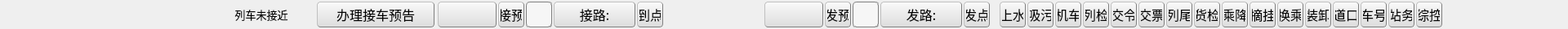
<?xml version="1.0" encoding="UTF-8"?>
<ui version="4.0">
 <class>TrackLabel</class>
 <widget class="QWidget" name="TrackLabel">
  <property name="geometry">
   <rect>
    <x>0</x>
    <y>0</y>
    <width>1920</width>
    <height>36</height>
   </rect>
  </property>
  <property name="minimumSize">
   <size>
    <width>800</width>
    <height>36</height>
   </size>
  </property>
  <property name="maximumSize">
   <size>
    <width>16777215</width>
    <height>36</height>
   </size>
  </property>
  <property name="font">
   <font>
    <family>微软雅黑</family>
    <pointsize>12</pointsize>
   </font>
  </property>
  <property name="windowTitle">
   <string>Form</string>
  </property>
  <property name="styleSheet">
   <string notr="true"/>
  </property>
  <layout class="QHBoxLayout" name="horizontalLayout">
   <property name="spacing">
    <number>0</number>
   </property>
   <property name="leftMargin">
    <number>0</number>
   </property>
   <property name="topMargin">
    <number>0</number>
   </property>
   <property name="rightMargin">
    <number>0</number>
   </property>
   <property name="bottomMargin">
    <number>0</number>
   </property>
   <item>
    <widget class="QWidget" name="bkWidget" native="true">
     <property name="minimumSize">
      <size>
       <width>300</width>
       <height>0</height>
      </size>
     </property>
     <property name="layoutDirection">
      <enum>Qt::LeftToRight</enum>
     </property>
     <property name="styleSheet">
      <string notr="true">QPushButton{
    background-color: rgb(240, 240, 240);
    border:1px groove gray;
    border-radius:4px;
    padding:1px 2px;
    border-style:outset;
}
QPushButton:hover{
    background-color: rgb(229, 241, 251);
    color:black
}
QPushButton:pressed{
    background-color: rgb(204, 228, 247);
    border-style:inset;
}
QPushButton{
    background-color: qlineargradient(spread:pad, x1:0, y1:1, x2:0, y2:0, stop:0 rgba(220, 220, 220, 255), stop:1 rgba(250, 250, 250, 255));
}

QPushButton::menu-indicator
{
    subcontrol-origin:padding;
    subcontrol-position:right;
	color:black;
}

QLabel{
	background-color: rgba(255, 255, 255, 0);
}</string>
     </property>
     <layout class="QHBoxLayout" name="horizontalLayout_4">
      <property name="spacing">
       <number>4</number>
      </property>
      <property name="leftMargin">
       <number>4</number>
      </property>
      <property name="topMargin">
       <number>0</number>
      </property>
      <property name="rightMargin">
       <number>4</number>
      </property>
      <property name="bottomMargin">
       <number>0</number>
      </property>
      <item>
       <widget class="QLabel" name="labelL">
        <property name="minimumSize">
         <size>
          <width>36</width>
          <height>36</height>
         </size>
        </property>
        <property name="maximumSize">
         <size>
          <width>36</width>
          <height>36</height>
         </size>
        </property>
        <property name="text">
         <string/>
        </property>
        <property name="alignment">
         <set>Qt::AlignCenter</set>
        </property>
       </widget>
      </item>
      <item>
       <widget class="QLabel" name="imgLabel">
        <property name="minimumSize">
         <size>
          <width>32</width>
          <height>32</height>
         </size>
        </property>
        <property name="maximumSize">
         <size>
          <width>32</width>
          <height>32</height>
         </size>
        </property>
        <property name="text">
         <string/>
        </property>
       </widget>
      </item>
      <item>
       <widget class="QLabel" name="trainNumLabelL">
        <property name="minimumSize">
         <size>
          <width>72</width>
          <height>32</height>
         </size>
        </property>
        <property name="maximumSize">
         <size>
          <width>96</width>
          <height>32</height>
         </size>
        </property>
        <property name="font">
         <font>
          <family>微软雅黑</family>
          <pointsize>10</pointsize>
          <weight>75</weight>
          <bold>true</bold>
         </font>
        </property>
        <property name="text">
         <string/>
        </property>
        <property name="alignment">
         <set>Qt::AlignLeading|Qt::AlignLeft|Qt::AlignVCenter</set>
        </property>
       </widget>
      </item>
      <item>
       <widget class="QWidget" name="trainTypeLabel" native="true">
        <property name="minimumSize">
         <size>
          <width>96</width>
          <height>32</height>
         </size>
        </property>
        <property name="maximumSize">
         <size>
          <width>96</width>
          <height>32</height>
         </size>
        </property>
        <property name="styleSheet">
         <string notr="true">background-color: rgba(250, 250, 250, 0);</string>
        </property>
        <layout class="QHBoxLayout" name="horizontalLayout_2">
         <property name="spacing">
          <number>2</number>
         </property>
         <property name="leftMargin">
          <number>0</number>
         </property>
         <property name="topMargin">
          <number>0</number>
         </property>
         <property name="rightMargin">
          <number>0</number>
         </property>
         <property name="bottomMargin">
          <number>0</number>
         </property>
         <item>
          <spacer name="horizontalSpacer_7">
           <property name="orientation">
            <enum>Qt::Horizontal</enum>
           </property>
           <property name="sizeHint" stdset="0">
            <size>
             <width>40</width>
             <height>20</height>
            </size>
           </property>
          </spacer>
         </item>
        </layout>
       </widget>
      </item>
      <item>
       <widget class="QLabel" name="trainPosistatusLabel">
        <property name="minimumSize">
         <size>
          <width>128</width>
          <height>32</height>
         </size>
        </property>
        <property name="maximumSize">
         <size>
          <width>128</width>
          <height>32</height>
         </size>
        </property>
        <property name="font">
         <font>
          <family>微软雅黑</family>
          <pointsize>10</pointsize>
         </font>
        </property>
        <property name="text">
         <string>列车未接近</string>
        </property>
        <property name="alignment">
         <set>Qt::AlignCenter</set>
        </property>
       </widget>
      </item>
      <item>
       <widget class="QPushButton" name="trainProcBtn">
        <property name="minimumSize">
         <size>
          <width>144</width>
          <height>32</height>
         </size>
        </property>
        <property name="maximumSize">
         <size>
          <width>144</width>
          <height>32</height>
         </size>
        </property>
        <property name="styleSheet">
         <string notr="true"/>
        </property>
        <property name="text">
         <string>办理接车预告</string>
        </property>
        <property name="iconSize">
         <size>
          <width>20</width>
          <height>20</height>
         </size>
        </property>
       </widget>
      </item>
      <item>
       <widget class="QWidget" name="JCLabelWidget" native="true">
        <property name="minimumSize">
         <size>
          <width>276</width>
          <height>36</height>
         </size>
        </property>
        <property name="maximumSize">
         <size>
          <width>276</width>
          <height>36</height>
         </size>
        </property>
        <property name="styleSheet">
         <string notr="true">QWidget#JCLabelWidget{
	background-color: rgba(255, 255, 255, 0);
}</string>
        </property>
        <layout class="QHBoxLayout" name="JCLayout">
         <property name="spacing">
          <number>2</number>
         </property>
         <property name="leftMargin">
          <number>0</number>
         </property>
         <property name="topMargin">
          <number>0</number>
         </property>
         <property name="rightMargin">
          <number>0</number>
         </property>
         <property name="bottomMargin">
          <number>0</number>
         </property>
         <item>
          <widget class="QPushButton" name="JCTrackBtn">
           <property name="minimumSize">
            <size>
             <width>72</width>
             <height>32</height>
            </size>
           </property>
           <property name="maximumSize">
            <size>
             <width>72</width>
             <height>32</height>
            </size>
           </property>
           <property name="font">
            <font>
             <family>微软雅黑</family>
             <pointsize>10</pointsize>
             <weight>75</weight>
             <bold>true</bold>
            </font>
           </property>
           <property name="text">
            <string/>
           </property>
          </widget>
         </item>
         <item>
          <widget class="QPushButton" name="JCPreviewBtn">
           <property name="minimumSize">
            <size>
             <width>32</width>
             <height>32</height>
            </size>
           </property>
           <property name="maximumSize">
            <size>
             <width>32</width>
             <height>32</height>
            </size>
           </property>
           <property name="text">
            <string>接预</string>
           </property>
          </widget>
         </item>
         <item>
          <spacer name="horizontalSpacer_2">
           <property name="orientation">
            <enum>Qt::Horizontal</enum>
           </property>
           <property name="sizeType">
            <enum>QSizePolicy::Expanding</enum>
           </property>
           <property name="sizeHint" stdset="0">
            <size>
             <width>40</width>
             <height>20</height>
            </size>
           </property>
          </spacer>
         </item>
         <item>
          <widget class="QPushButton" name="JCAutoTriggerBtn">
           <property name="minimumSize">
            <size>
             <width>32</width>
             <height>32</height>
            </size>
           </property>
           <property name="maximumSize">
            <size>
             <width>32</width>
             <height>32</height>
            </size>
           </property>
           <property name="styleSheet">
            <string notr="true">background-color: rgba(250, 250, 250, 160);
border:1px groove gray;
border-radius:4px;</string>
           </property>
           <property name="text">
            <string/>
           </property>
           <property name="iconSize">
            <size>
             <width>24</width>
             <height>24</height>
            </size>
           </property>
          </widget>
         </item>
         <item>
          <widget class="QPushButton" name="JCRouteBtn">
           <property name="minimumSize">
            <size>
             <width>100</width>
             <height>32</height>
            </size>
           </property>
           <property name="maximumSize">
            <size>
             <width>100</width>
             <height>32</height>
            </size>
           </property>
           <property name="text">
            <string>接路:</string>
           </property>
          </widget>
         </item>
         <item>
          <widget class="QPushButton" name="arriveTimeBtn">
           <property name="minimumSize">
            <size>
             <width>32</width>
             <height>32</height>
            </size>
           </property>
           <property name="maximumSize">
            <size>
             <width>32</width>
             <height>32</height>
            </size>
           </property>
           <property name="text">
            <string>到点</string>
           </property>
          </widget>
         </item>
        </layout>
       </widget>
      </item>
      <item>
       <layout class="QVBoxLayout" name="verticalLayout">
        <property name="spacing">
         <number>0</number>
        </property>
        <property name="leftMargin">
         <number>0</number>
        </property>
        <property name="rightMargin">
         <number>0</number>
        </property>
        <item>
         <widget class="QLabel" name="timeLabel">
          <property name="minimumSize">
           <size>
            <width>40</width>
            <height>16</height>
           </size>
          </property>
          <property name="maximumSize">
           <size>
            <width>40</width>
            <height>16</height>
           </size>
          </property>
          <property name="font">
           <font>
            <family>微软雅黑</family>
            <pointsize>9</pointsize>
           </font>
          </property>
          <property name="text">
           <string/>
          </property>
          <property name="alignment">
           <set>Qt::AlignCenter</set>
          </property>
         </widget>
        </item>
        <item>
         <widget class="QLabel" name="timeLabel2">
          <property name="minimumSize">
           <size>
            <width>40</width>
            <height>16</height>
           </size>
          </property>
          <property name="maximumSize">
           <size>
            <width>40</width>
            <height>16</height>
           </size>
          </property>
          <property name="font">
           <font>
            <family>微软雅黑</family>
            <pointsize>9</pointsize>
           </font>
          </property>
          <property name="text">
           <string/>
          </property>
          <property name="alignment">
           <set>Qt::AlignCenter</set>
          </property>
         </widget>
        </item>
       </layout>
      </item>
      <item>
       <widget class="QLabel" name="directionLabel">
        <property name="minimumSize">
         <size>
          <width>72</width>
          <height>32</height>
         </size>
        </property>
        <property name="maximumSize">
         <size>
          <width>120</width>
          <height>32</height>
         </size>
        </property>
        <property name="font">
         <font>
          <family>Arial</family>
          <pointsize>10</pointsize>
         </font>
        </property>
        <property name="text">
         <string/>
        </property>
        <property name="alignment">
         <set>Qt::AlignCenter</set>
        </property>
       </widget>
      </item>
      <item>
       <widget class="QWidget" name="FCLabelWidget" native="true">
        <property name="minimumSize">
         <size>
          <width>276</width>
          <height>36</height>
         </size>
        </property>
        <property name="maximumSize">
         <size>
          <width>276</width>
          <height>36</height>
         </size>
        </property>
        <property name="styleSheet">
         <string notr="true">QWidget#FCLabelWidget{
	background-color: rgba(255, 255, 255, 0);
}</string>
        </property>
        <layout class="QHBoxLayout" name="FCLayout">
         <property name="spacing">
          <number>2</number>
         </property>
         <property name="leftMargin">
          <number>0</number>
         </property>
         <property name="topMargin">
          <number>0</number>
         </property>
         <property name="rightMargin">
          <number>0</number>
         </property>
         <property name="bottomMargin">
          <number>0</number>
         </property>
         <item>
          <widget class="QPushButton" name="FCTrackBtn">
           <property name="minimumSize">
            <size>
             <width>72</width>
             <height>32</height>
            </size>
           </property>
           <property name="maximumSize">
            <size>
             <width>72</width>
             <height>32</height>
            </size>
           </property>
           <property name="font">
            <font>
             <family>微软雅黑</family>
             <pointsize>10</pointsize>
             <weight>75</weight>
             <bold>true</bold>
            </font>
           </property>
           <property name="text">
            <string/>
           </property>
          </widget>
         </item>
         <item>
          <widget class="QPushButton" name="FCPreviewBtn">
           <property name="minimumSize">
            <size>
             <width>32</width>
             <height>32</height>
            </size>
           </property>
           <property name="maximumSize">
            <size>
             <width>32</width>
             <height>32</height>
            </size>
           </property>
           <property name="text">
            <string>发预</string>
           </property>
          </widget>
         </item>
         <item>
          <spacer name="horizontalSpacer_3">
           <property name="orientation">
            <enum>Qt::Horizontal</enum>
           </property>
           <property name="sizeHint" stdset="0">
            <size>
             <width>40</width>
             <height>20</height>
            </size>
           </property>
          </spacer>
         </item>
         <item>
          <widget class="QPushButton" name="FCAutoTriggerBtn">
           <property name="minimumSize">
            <size>
             <width>32</width>
             <height>32</height>
            </size>
           </property>
           <property name="maximumSize">
            <size>
             <width>32</width>
             <height>32</height>
            </size>
           </property>
           <property name="styleSheet">
            <string notr="true">background-color: rgba(250, 250, 250, 160);
border:1px groove gray;
border-radius:4px;</string>
           </property>
           <property name="text">
            <string/>
           </property>
           <property name="iconSize">
            <size>
             <width>32</width>
             <height>32</height>
            </size>
           </property>
          </widget>
         </item>
         <item>
          <widget class="QPushButton" name="FCRouteBtn">
           <property name="minimumSize">
            <size>
             <width>100</width>
             <height>32</height>
            </size>
           </property>
           <property name="maximumSize">
            <size>
             <width>100</width>
             <height>32</height>
            </size>
           </property>
           <property name="text">
            <string>发路:</string>
           </property>
          </widget>
         </item>
         <item>
          <widget class="QPushButton" name="departTimeBtn">
           <property name="minimumSize">
            <size>
             <width>32</width>
             <height>32</height>
            </size>
           </property>
           <property name="maximumSize">
            <size>
             <width>32</width>
             <height>32</height>
            </size>
           </property>
           <property name="text">
            <string>发点</string>
           </property>
          </widget>
         </item>
        </layout>
       </widget>
      </item>
      <item>
       <spacer name="horizontalSpacer_6">
        <property name="orientation">
         <enum>Qt::Horizontal</enum>
        </property>
        <property name="sizeType">
         <enum>QSizePolicy::Minimum</enum>
        </property>
        <property name="sizeHint" stdset="0">
         <size>
          <width>8</width>
          <height>0</height>
         </size>
        </property>
       </spacer>
      </item>
      <item>
       <layout class="QHBoxLayout" name="workLayout">
        <property name="spacing">
         <number>2</number>
        </property>
        <property name="leftMargin">
         <number>0</number>
        </property>
        <property name="rightMargin">
         <number>0</number>
        </property>
        <item>
         <widget class="QPushButton" name="FunBtnSS">
          <property name="minimumSize">
           <size>
            <width>32</width>
            <height>32</height>
           </size>
          </property>
          <property name="maximumSize">
           <size>
            <width>32</width>
            <height>32</height>
           </size>
          </property>
          <property name="text">
           <string>上水</string>
          </property>
         </widget>
        </item>
        <item>
         <widget class="QPushButton" name="FunBtnXW">
          <property name="minimumSize">
           <size>
            <width>32</width>
            <height>32</height>
           </size>
          </property>
          <property name="maximumSize">
           <size>
            <width>32</width>
            <height>32</height>
           </size>
          </property>
          <property name="text">
           <string>吸污</string>
          </property>
         </widget>
        </item>
        <item>
         <widget class="QPushButton" name="FunBtnJC">
          <property name="minimumSize">
           <size>
            <width>32</width>
            <height>32</height>
           </size>
          </property>
          <property name="maximumSize">
           <size>
            <width>32</width>
            <height>32</height>
           </size>
          </property>
          <property name="text">
           <string>机车</string>
          </property>
         </widget>
        </item>
        <item>
         <widget class="QPushButton" name="FunBtnLJ">
          <property name="minimumSize">
           <size>
            <width>32</width>
            <height>32</height>
           </size>
          </property>
          <property name="maximumSize">
           <size>
            <width>32</width>
            <height>32</height>
           </size>
          </property>
          <property name="text">
           <string>列检</string>
          </property>
         </widget>
        </item>
        <item>
         <widget class="QPushButton" name="FunBtnJL">
          <property name="minimumSize">
           <size>
            <width>32</width>
            <height>32</height>
           </size>
          </property>
          <property name="maximumSize">
           <size>
            <width>32</width>
            <height>32</height>
           </size>
          </property>
          <property name="text">
           <string>交令</string>
          </property>
         </widget>
        </item>
        <item>
         <widget class="QPushButton" name="FunBtnJP">
          <property name="minimumSize">
           <size>
            <width>32</width>
            <height>32</height>
           </size>
          </property>
          <property name="maximumSize">
           <size>
            <width>32</width>
            <height>32</height>
           </size>
          </property>
          <property name="text">
           <string>交票</string>
          </property>
         </widget>
        </item>
        <item>
         <widget class="QPushButton" name="FunBtnLW">
          <property name="minimumSize">
           <size>
            <width>32</width>
            <height>32</height>
           </size>
          </property>
          <property name="maximumSize">
           <size>
            <width>32</width>
            <height>32</height>
           </size>
          </property>
          <property name="text">
           <string>列尾</string>
          </property>
         </widget>
        </item>
        <item>
         <widget class="QPushButton" name="FunBtnHJ">
          <property name="minimumSize">
           <size>
            <width>32</width>
            <height>32</height>
           </size>
          </property>
          <property name="maximumSize">
           <size>
            <width>32</width>
            <height>32</height>
           </size>
          </property>
          <property name="text">
           <string>货检</string>
          </property>
         </widget>
        </item>
        <item>
         <widget class="QPushButton" name="FunBtnCJ">
          <property name="minimumSize">
           <size>
            <width>32</width>
            <height>32</height>
           </size>
          </property>
          <property name="maximumSize">
           <size>
            <width>32</width>
            <height>32</height>
           </size>
          </property>
          <property name="text">
           <string>乘降</string>
          </property>
         </widget>
        </item>
        <item>
         <widget class="QPushButton" name="FunBtnZG">
          <property name="minimumSize">
           <size>
            <width>32</width>
            <height>32</height>
           </size>
          </property>
          <property name="maximumSize">
           <size>
            <width>32</width>
            <height>32</height>
           </size>
          </property>
          <property name="text">
           <string>摘挂</string>
          </property>
         </widget>
        </item>
        <item>
         <widget class="QPushButton" name="FunBtnHC">
          <property name="minimumSize">
           <size>
            <width>32</width>
            <height>32</height>
           </size>
          </property>
          <property name="maximumSize">
           <size>
            <width>32</width>
            <height>32</height>
           </size>
          </property>
          <property name="text">
           <string>换乘</string>
          </property>
         </widget>
        </item>
        <item>
         <widget class="QPushButton" name="FunBtnZX">
          <property name="minimumSize">
           <size>
            <width>32</width>
            <height>32</height>
           </size>
          </property>
          <property name="maximumSize">
           <size>
            <width>32</width>
            <height>32</height>
           </size>
          </property>
          <property name="text">
           <string>装卸</string>
          </property>
         </widget>
        </item>
        <item>
         <widget class="QPushButton" name="FunBtnDK">
          <property name="minimumSize">
           <size>
            <width>32</width>
            <height>32</height>
           </size>
          </property>
          <property name="maximumSize">
           <size>
            <width>32</width>
            <height>32</height>
           </size>
          </property>
          <property name="text">
           <string>道口</string>
          </property>
         </widget>
        </item>
        <item>
         <widget class="QPushButton" name="FunBtnCH">
          <property name="minimumSize">
           <size>
            <width>32</width>
            <height>32</height>
           </size>
          </property>
          <property name="maximumSize">
           <size>
            <width>32</width>
            <height>32</height>
           </size>
          </property>
          <property name="text">
           <string>车号</string>
          </property>
         </widget>
        </item>
        <item>
         <widget class="QPushButton" name="FunBtnZW">
          <property name="minimumSize">
           <size>
            <width>32</width>
            <height>32</height>
           </size>
          </property>
          <property name="maximumSize">
           <size>
            <width>32</width>
            <height>32</height>
           </size>
          </property>
          <property name="text">
           <string>站务</string>
          </property>
         </widget>
        </item>
        <item>
         <widget class="QPushButton" name="FunBtnZK">
          <property name="minimumSize">
           <size>
            <width>32</width>
            <height>32</height>
           </size>
          </property>
          <property name="maximumSize">
           <size>
            <width>32</width>
            <height>32</height>
           </size>
          </property>
          <property name="text">
           <string>综控</string>
          </property>
         </widget>
        </item>
        <item>
         <spacer name="horizontalSpacer_4">
          <property name="orientation">
           <enum>Qt::Horizontal</enum>
          </property>
          <property name="sizeHint" stdset="0">
           <size>
            <width>40</width>
            <height>20</height>
           </size>
          </property>
         </spacer>
        </item>
       </layout>
      </item>
      <item>
       <spacer name="horizontalSpacer">
        <property name="orientation">
         <enum>Qt::Horizontal</enum>
        </property>
        <property name="sizeHint" stdset="0">
         <size>
          <width>40</width>
          <height>20</height>
         </size>
        </property>
       </spacer>
      </item>
      <item>
       <widget class="QLabel" name="labelR">
        <property name="minimumSize">
         <size>
          <width>36</width>
          <height>36</height>
         </size>
        </property>
        <property name="maximumSize">
         <size>
          <width>36</width>
          <height>36</height>
         </size>
        </property>
        <property name="text">
         <string/>
        </property>
       </widget>
      </item>
      <item>
       <widget class="QLabel" name="trainNumLabelR">
        <property name="minimumSize">
         <size>
          <width>72</width>
          <height>32</height>
         </size>
        </property>
        <property name="maximumSize">
         <size>
          <width>96</width>
          <height>32</height>
         </size>
        </property>
        <property name="font">
         <font>
          <family>微软雅黑</family>
          <pointsize>10</pointsize>
          <weight>75</weight>
          <bold>true</bold>
         </font>
        </property>
        <property name="text">
         <string/>
        </property>
        <property name="alignment">
         <set>Qt::AlignCenter</set>
        </property>
       </widget>
      </item>
     </layout>
    </widget>
   </item>
  </layout>
 </widget>
 <resources/>
 <connections/>
</ui>
